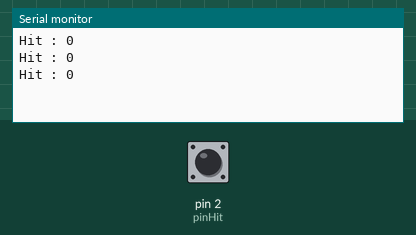
This sketch was run on a simulated Arduino Uno, built with avr-gcc and run on an emulated ATmega328P. On the bench: the last lines printed to the serial monitor. The test bench sets the inputs (shaded band); at power-on: pin 2 (pinHit) HIGH.

Above: at 1.2 s.
1.3 s: pin 2 (pinHit) pulled LOW for 0.15 s
At 1.9 s:
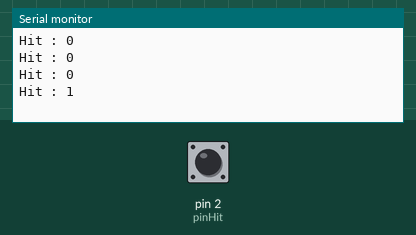
2.9 s: pin 2 (pinHit) pulled LOW for 1 s
At 3.4 s:
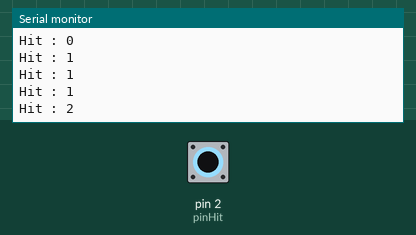
5.4 s: pin 2 (pinHit) pulled LOW for 0.15 s
At 5.9 s:
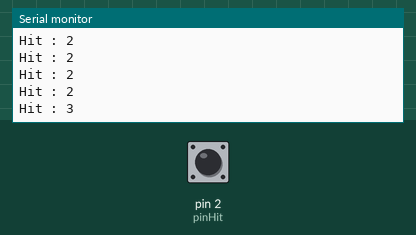
Timing chart, 0 to 8.4 s (numbered marks = the images above; inputs shaded):
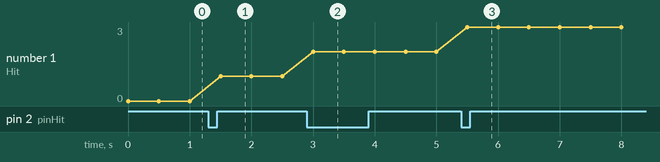

The sketch:

hit_sensor.ino
```cpp
// 4번 핀을 GND 역할로 사용
const int pinGnd = 4;
// 3번 핀을 VCC 역할로 사용
const int pinVcc = 3;
// SW-520D 충격/기울기 센서의 신호(S) 핀
// 인터럽트를 사용하기 위해 2번 핀에 연결
const int pinHit = 2;

// 충격이 감지된 횟수를 저장하는 변수
// 인터럽트 함수(ISR)에서 값이 변경되므로 volatile 사용
volatile int count = 0;

void setup() {
  Serial.begin(115200);
  pinMode(pinGnd, OUTPUT);
  pinMode(pinVcc, OUTPUT);

  // 4번 핀을 LOW로 만들어 GND 역할
  digitalWrite(pinGnd, LOW);
  // 3번 핀을 HIGH로 만들어 VCC 역할
  digitalWrite(pinVcc, HIGH);

  // 센서 신호 핀을 입력으로 설정
  // INPUT_PULLUP을 사용하면 내부 풀업 저항이 활성화되어
  // 센서가 동작하지 않을 때 입력값이 안정적으로 HIGH 상태를 유지
  pinMode(pinHit, INPUT_PULLUP);

  // 외부 인터럽트 설정
  //
  // digitalPinToInterrupt(pinHit)
  //   → 2번 핀에 해당하는 인터럽트 번호를 자동으로 가져옴
  //
  // hitISR
  //   → 인터럽트가 발생했을 때 실행할 함수
  //
  // FALLING
  //   → 입력 신호가 HIGH에서 LOW로 변하는 순간 인터럽트 발생
  attachInterrupt(
    digitalPinToInterrupt(pinHit),
    hitISR,
    FALLING
  );
}

void loop() {

  // count 값을 읽는 동안 인터럽트를 잠시 중지
  // ISR에서 count가 변경되는 것을 방지
  noInterrupts();

  // 현재 충격 횟수를 복사
  int currentCount = count;

  // 인터럽트를 다시 활성화
  interrupts();

  // 현재까지 감지된 충격 횟수를 시리얼 모니터에 출력
  Serial.print("Hit : ");
  Serial.println(currentCount);

  // 0.5초마다 결과 출력
  delay(500);
}


// --------------------------------------------------
// Interrupt Service Routine (ISR)
// --------------------------------------------------
// SW-520D에서 충격이 감지되어
// 2번 핀의 신호가 HIGH → LOW로 변하면
// 이 함수가 즉시 호출됨
void hitISR() {

  // 충격 횟수 1 증가
  count++;
}
```

Measured:
- after the input at 1.3 s, the serial monitor: prints a new line after 0.20 s (image 1)
- after the input at 2.9 s, the serial monitor: prints a new line after 0.10 s (image 2)
- after the input at 5.4 s, the serial monitor: prints a new line after 0.10 s (image 3)
- plotted number 1: 0 → 1 after the input at 1.3 s, 1 → 2 after the input at 2.9 s, 2 → 3 after the input at 5.4 s
